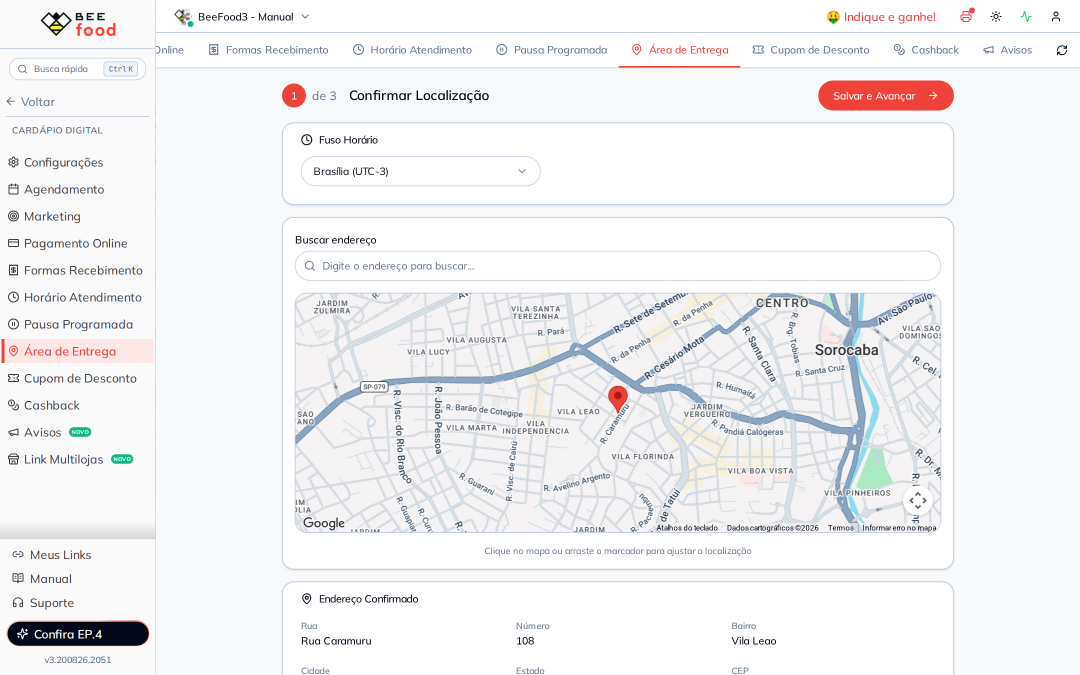
#> input picture manuais/endereco-restaurante/imagens-puras/03-endereco-confirmado.png, 2160 x 1350 px, given in place of 01-area-entrega-resultado.png, which was not available (shown at 1/2 size)
$ python annotate.py
#> lines starting #> are read from the running program, lines starting #| are printed output that depends on the picture; pictures that were not available may be replaced by others from this repository, and a replacement may not be noted
"""Anota os screenshots do manual BeeFood - Endereco do restaurante (#34).

Setas verdes + badges numerados. Coordenadas em fracoes (0..1).
Painel: 2160x1350 (viewport 1440x900, DPR 1.5).
"""
import os, math
from PIL import Image, ImageDraw, ImageFont, ImageFilter

SRC = "imagens-puras"
OUT = "imagens-tratadas"
os.makedirs(OUT, exist_ok=True)

GREEN = (22, 150, 78)
WHITE = (255, 255, 255)
A_LINE = 220
A_BADGE = 235

FONT_CANDIDATES = [
    r"C:\Windows\Fonts\arialbd.ttf",
    "/usr/share/fonts/truetype/croscore/Arimo-Bold.ttf",
    "/usr/share/fonts/truetype/dejavu/DejaVuSans-Bold.ttf",
]


def font(sz):
    for caminho in FONT_CANDIDATES:
        if os.path.exists(caminho):
            return ImageFont.truetype(caminho, sz)
    raise RuntimeError("nenhuma fonte bold encontrada")


def draw_arrow(d, x0, y0, x1, y1, w):
    col = GREEN + (A_LINE,)
    d.line([(x0, y0), (x1, y1)], fill=col, width=w)
    ang = math.atan2(y1 - y0, x1 - x0)
    L = w * 3.6
    for s in (0.45, -0.45):
        xa = x1 - L * math.cos(ang - s)
        ya = y1 - L * math.sin(ang - s)
        d.line([(x1, y1), (xa, ya)], fill=col, width=w)


def badge(d, cx, cy, r, num, fnt):
    d.ellipse([cx - r - 2, cy - r - 2, cx + r + 2, cy + r + 2], fill=WHITE + (235,))
    d.ellipse([cx - r, cy - r, cx + r, cy + r], fill=GREEN + (A_BADGE,))
    t = str(num)
    bb = d.textbbox((0, 0), t, font=fnt)
    tw, th = bb[2] - bb[0], bb[3] - bb[1]
    d.text((cx - tw / 2 - bb[0], cy - th / 2 - bb[1]), t, fill=WHITE, font=fnt)


def annotate(name, markers, ring=None, borrao=None, raio=0.0125, out_name=None):
#> called with name = '01-area-entrega-resultado.png', raio = 0.0125
    img = Image.open(os.path.join(SRC, name)).convert("RGBA")
#> img is the input picture: PIL image 2160x1350 RGBA; mean R, G, B, A 241.7, 241.6, 243, 255
    W, H = img.size
#> W = 2160; H = 1350
    for (fx, fy, fw, fh) in (borrao or []):
        caixa = (int(fx * W), int(fy * H), int((fx + fw) * W), int((fy + fh) * H))
        trecho = img.crop(caixa).filter(ImageFilter.GaussianBlur(radius=max(6, W // 140)))
        img.paste(trecho, caixa)
    overlay = Image.new("RGBA", (W, H), (0, 0, 0, 0))
#> overlay: PIL image 2160x1350 RGBA; every value is 0
    d = ImageDraw.Draw(overlay)
    r = int(W * raio)
#> r = 27
    fnt = font(int(r * 1.2))
    w = max(2, int(W * 0.0022))
#> w = 4
    for (fx, fy, fw, fh) in (ring or []):
        x0, y0 = fx * W, fy * H
        d.rectangle([x0, y0, x0 + fw * W, y0 + fh * H], outline=GREEN + (A_LINE,), width=w)
    for (num, tx, ty, bx, by) in markers:
        TX, TY = tx * W, ty * H
        BX, BY = bx * W, by * H
        ang = math.atan2(TY - BY, TX - BX)
        sx = BX + (r + 5) * math.cos(ang)
        sy = BY + (r + 5) * math.sin(ang)
        draw_arrow(d, sx, sy, TX, TY, w)
        badge(d, BX, BY, r, num, fnt)
    Image.alpha_composite(img, overlay).convert("RGB").save(os.path.join(OUT, out_name or name))
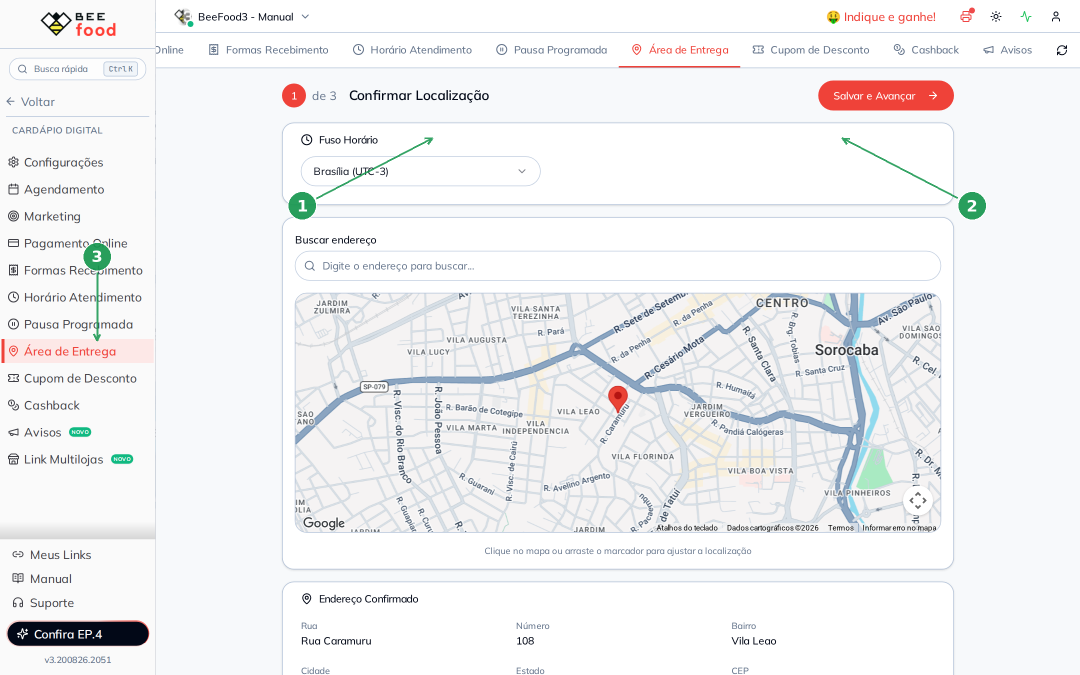
#> saved as 01-area-entrega-resultado.png: PIL image 2160x1350 RGB (shown at 1/2 size); mean R, G, B 241.1, 241.4, 242.5
    print("OK", out_name or name)


# 01) Resultado: cartoes Localizacao / Tipo + aba
annotate("01-area-entrega-resultado.png", [
    (1, 0.400, 0.205, 0.280, 0.305),   # cartao Localizacao
    (2, 0.780, 0.205, 0.900, 0.305),   # cartao Tipo
    (3, 0.090, 0.505, 0.090, 0.380),   # item do menu
])

# 02) Passo 1
annotate("02-step1-localizacao.png", [
    (1, 0.880, 0.135, 0.900, 0.230),   # Salvar e Avancar
    (2, 0.320, 0.215, 0.220, 0.180),   # Fuso
    (3, 0.400, 0.305, 0.220, 0.360),   # Busca
    (4, 0.500, 0.520, 0.220, 0.520),   # Mapa
    (5, 0.280, 0.880, 0.220, 0.780),   # Endereco confirmado
])
#> call 2 of annotate, with name = '02-step1-localizacao.png', raio = 0.0125
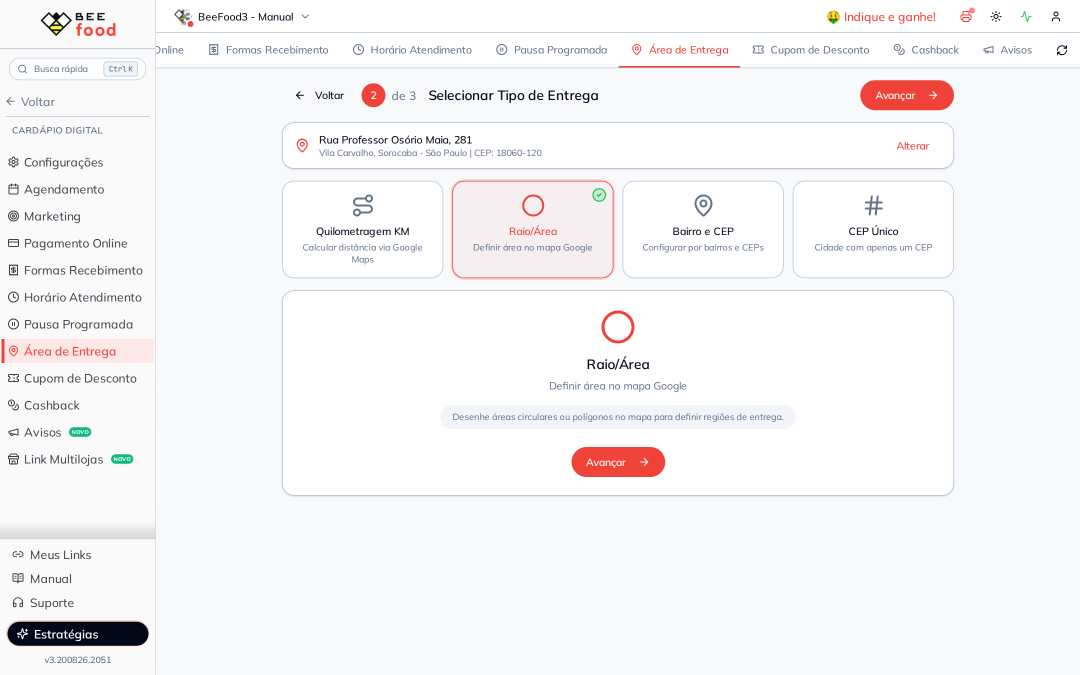
#> input picture manuais/endereco-restaurante/imagens-puras/06-step2-depois-endereco.png, 2160 x 1350 px, given in place of 02-step1-localizacao.png, which was not available (shown at 1/2 size)
#> in annotate (call 2), `Image.alpha_composite(img, overlay).convert("RGB").save(os.path.join(O..`:
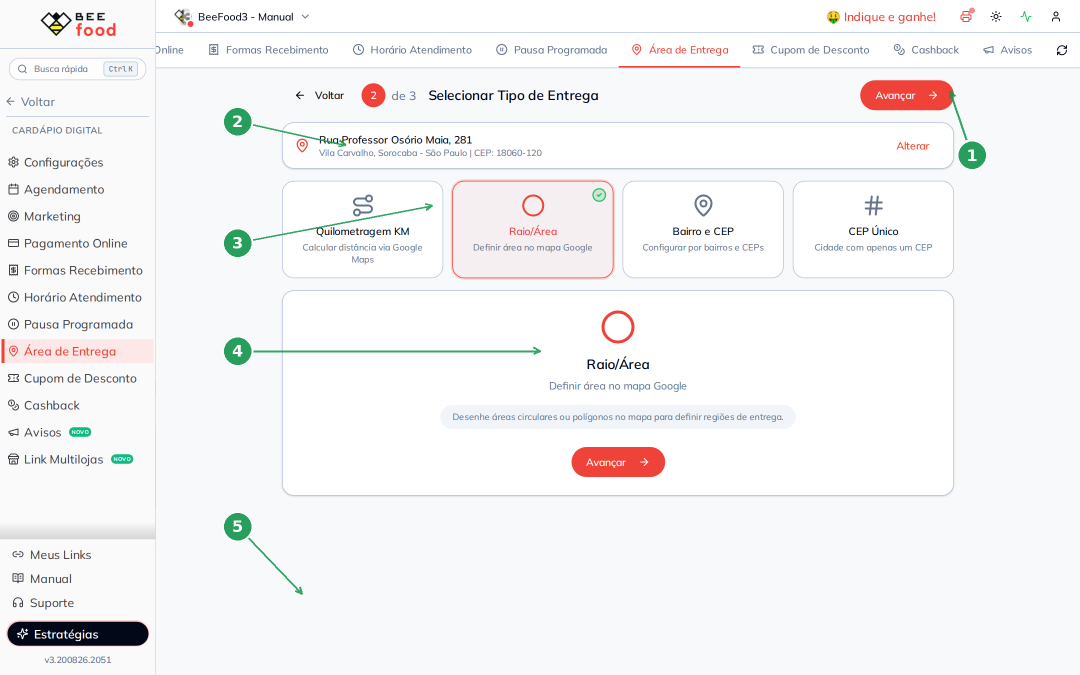
#> saved as 02-step1-localizacao.png: PIL image 2160x1350 RGB (shown at 1/2 size); mean R, G, B 244.7, 244.5, 245.4

# 04) Modal confirmar
annotate("04-modal-confirmar.png", [
    (1, 0.500, 0.400, 0.300, 0.300),   # endereco detectado
    (2, 0.500, 0.555, 0.300, 0.555),   # Numero
    (3, 0.500, 0.640, 0.300, 0.700),   # Complemento
    (4, 0.620, 0.740, 0.780, 0.700),   # Confirmar e Avancar
])
#> call 3 of annotate, with name = '04-modal-confirmar.png', raio = 0.0125
#> in annotate (call 3), `Image.alpha_composite(img, overlay).convert("RGB").save(os.path.join(O..`:
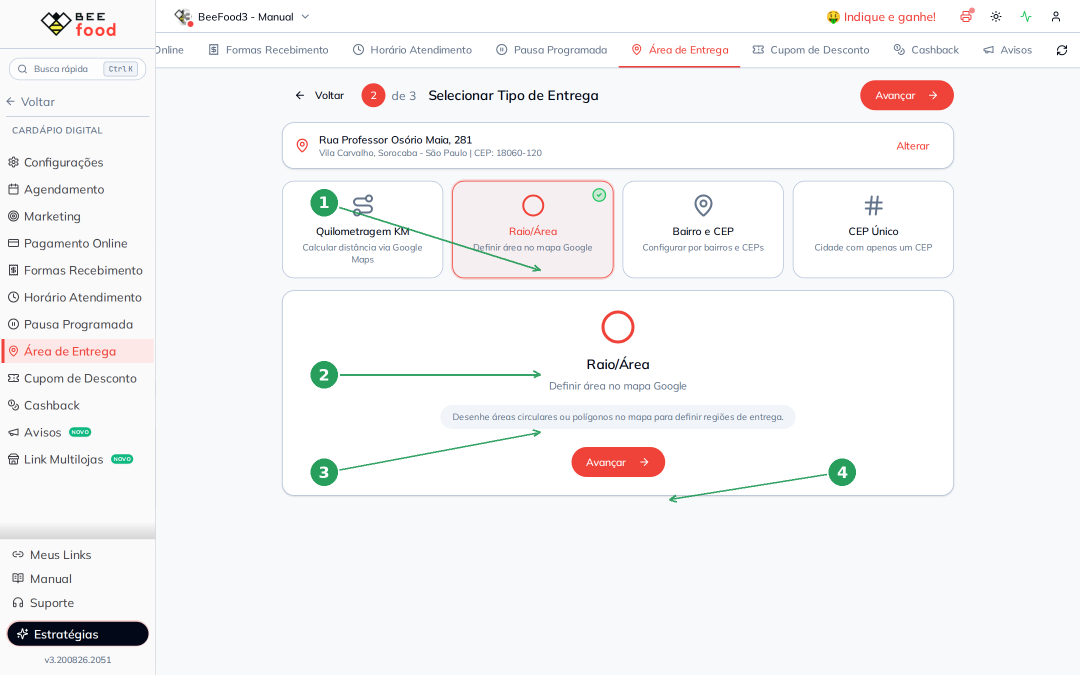
#> saved as 04-modal-confirmar.png: PIL image 2160x1350 RGB (shown at 1/2 size); mean R, G, B 244.8, 244.5, 245.4

# 05) Busca digitando o endereço da loja
annotate("05-busca-sugestoes.png", [
    (1, 0.400, 0.305, 0.220, 0.360),   # Busca
    (2, 0.500, 0.520, 0.220, 0.520),   # Pin / mapa
])
#> (the run stopped early here; a loop or call above may not have finished)
